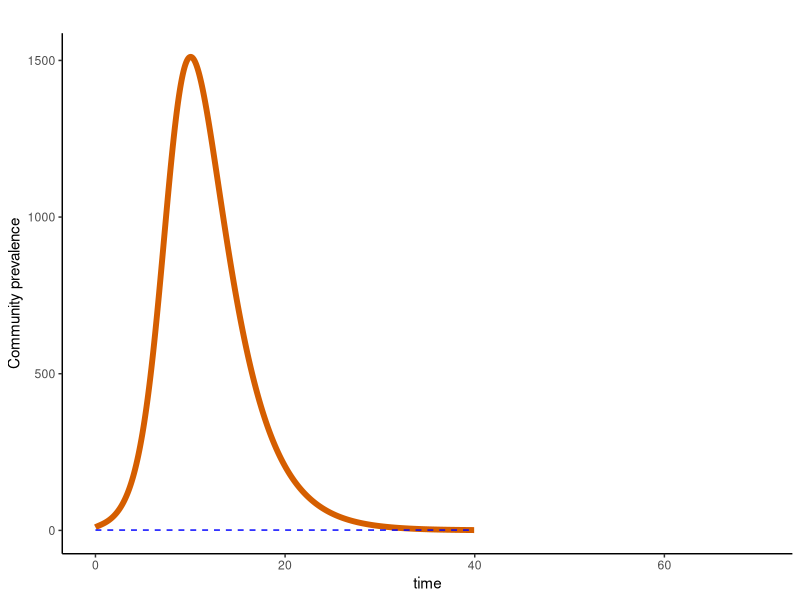
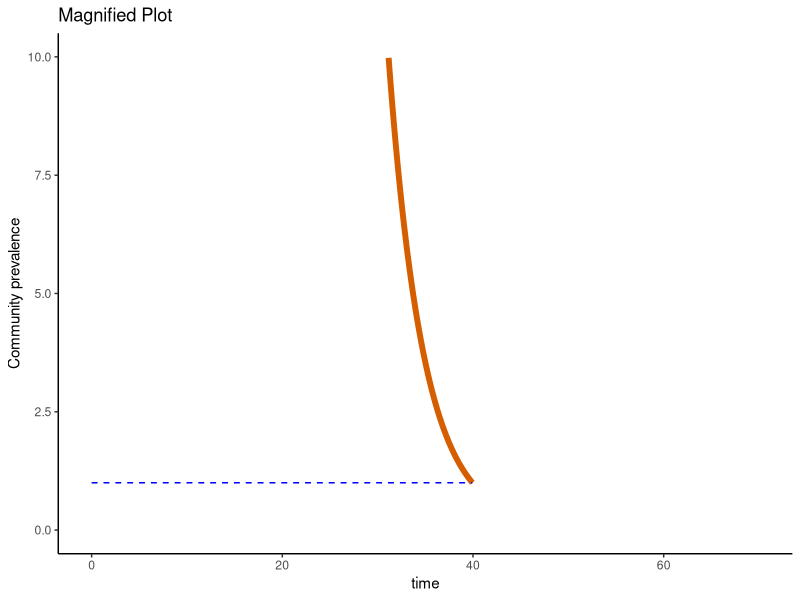
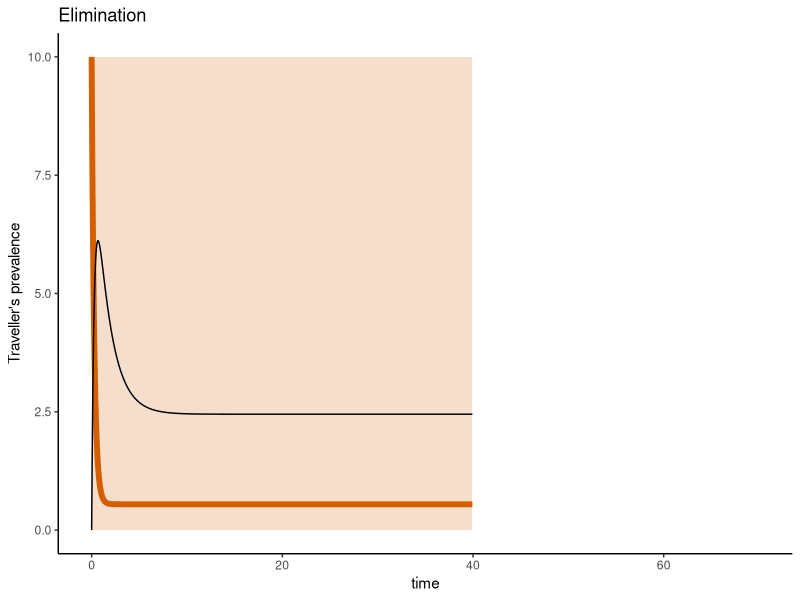

These charts were generated, in order, by the following R code:
## ---- chunk 1
require(deSolve)
require(ggplot2)
require(patchwork)
library(cowplot)

cols <- c("#999999", "#E69F00", "#56B4E9", "#009E73", "#F0E442", "#0072B2", "#D55E00", "#CC79A7", "#66CC99")

### The aim of this code is to make a figure that illustrates
### the Travel restrictions-only strategy
### in terms of the public health terminology that I defined
#### elimination



##### Parameters
# max daily rate of traveler isolation
u2max <- 3

# constraint on traveller isolation
C2max <- 300 

# transmission rate
beta<- 0.0002

# importation rate
theta <- 2

mu <- 0.334
# relative transmissibility of travellers
c <- 1

T <- 70
# daily vaccination rate
rho <- 0


# in case we wanted to do two switches
toff2 <- 1000 # currently set to not turn-off
# start time for restrictions on travellers
tstart2 <- 0


# travel restrictions function
u2fun<-function(t){
  u2 = u2max
  if(t < tstart2){
  u2 = 0}
  if( t > toff2 & t < (toff2+10)){
    u2 = 0
  }
  return(u2)
}


# This is designed to trigger termination of the simulation when I1 < 1
rootfun <- function(t, y, parameters){
  I1 = y[2]
  y1 = 1 - I1 
  return(y1)
}


SI<-function(t, y, parameters){
  S = y[1]
  I1 = y[2]
  I2 = y[3]
  C2 = y[4]
  iso = y[5]
  u2 = u2fun(t)
  

  if(C2 > C2max){
    u2 = 0
  }
  
  dS = - beta*S*(I1 + c*I2) - rho*S
  dI1 = beta*S*(I1 + c*I2) - mu*I1
  dI2 = theta - 2*mu*I2 - u2*I2
  dC2 = u2*I2
  diso = u2*I2 - 2*mu*iso
  return(list(c(dS,dI1,dI2,dC2,diso)))
}

## ---- chunk 2

### ELIMINATION
#I2 is set to 10

out1 <- ode(y = c(S = 5000, I1 = 10, I2 = 10, C2 = 0, iso = 0), parms = NULL, times = seq(0,T,.05), func = SI, events = list(func = NULL, root = TRUE, terminalroot = 1), rootfun=rootfun)

out1<- data.frame(out1)

J1 = cumsum(beta*out1$S*(out1$I1+c*out1$I2)*diff(c(0,out1$time)))
J.elim <- J1

u = rep(0,length(J1))

u[which(diff(c(out1$C2[1],out1$C2))*diff(c(0,out1$time)) > 0.001)] = max(c(out1$I2,out1$iso))

out.elim <- data.frame(out1,u=u, j = J1)


#plot community infections
g.elim1 = ggplot(out.elim, aes(x = time, y = I1)) + 
  geom_line(color = cols[7], size = 2)+
  geom_line(aes(y = 1), color = "blue", linetype = "dashed")+
  ggtitle(" ")+ylab("Community prevalence") + xlim(0,T)+ theme_classic()
g.elim1

#Magnified Plot of community prevalence
g.elim1.1 = ggplot(out.elim, aes(x = time, y = I1)) + 
  geom_line(color = cols[7], size = 2)+
  geom_line(aes(y = 1), color = "blue", linetype = "dashed")+
  ggtitle("Magnified Plot")+ylab("Community prevalence") + xlim(0,T)+ ylim(0,10) + theme_classic()
g.elim1.1


#plot travel cases
g.elim2 = ggplot(out.elim, aes(x = time, y = I2)) +
  geom_ribbon(aes(ymin = 0, ymax = u), fill = cols[7], alpha = 0.2)+
  geom_line(color = cols[7], size = 2)+
  geom_line(aes(y=iso))+
  ggtitle("Elimination ")+ylab("Traveller's prevalence") + xlim(0,T) + theme_classic()
g.elim2
